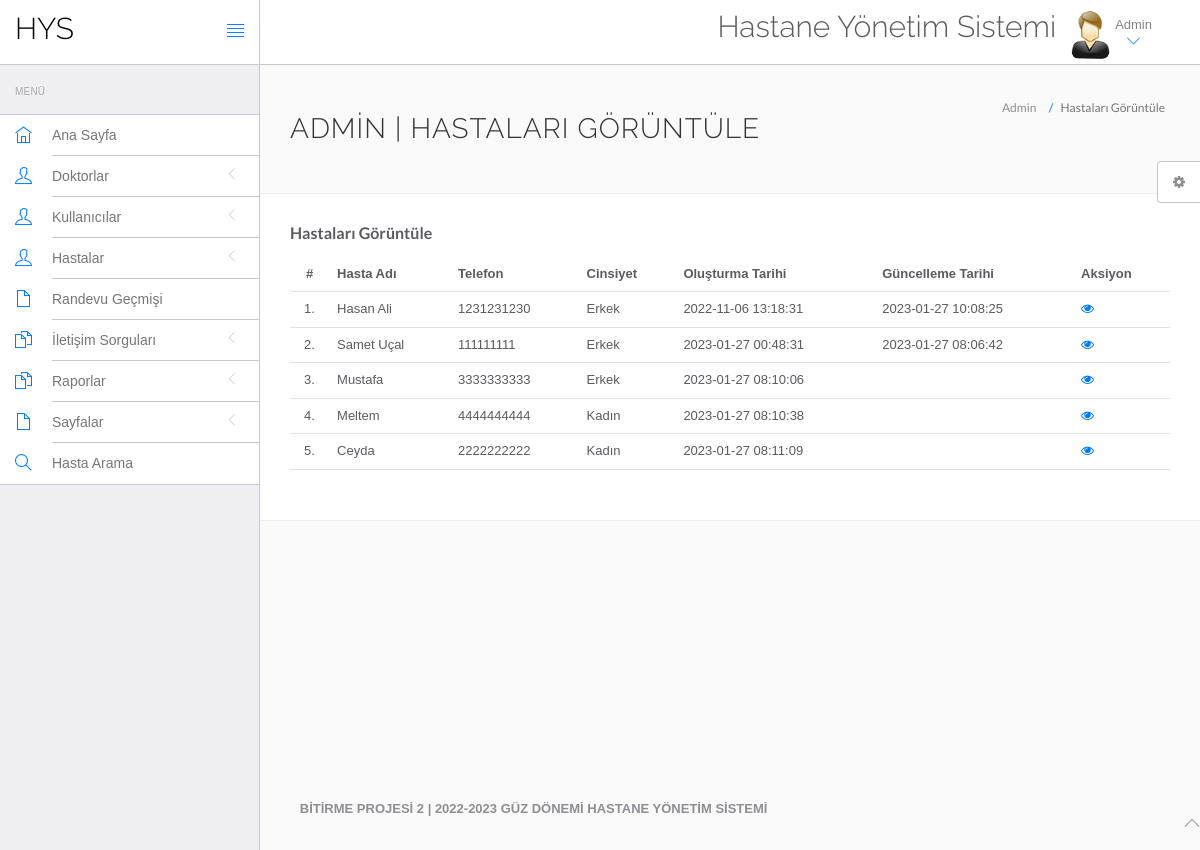
/hms/admin/manage-patient.php (signed in), run on the app's committed database.
### tables this page shows
CREATE TABLE `tblpatient` (
  `ID` int(10) NOT NULL,
  `Docid` int(10) DEFAULT NULL,
  `PatientName` varchar(200) DEFAULT NULL,
  `PatientContno` bigint(10) DEFAULT NULL,
  `PatientEmail` varchar(200) DEFAULT NULL,
  `PatientGender` varchar(50) DEFAULT NULL,
  `PatientAdd` mediumtext,
  `PatientAge` int(10) DEFAULT NULL,
  `PatientMedhis` mediumtext,
  `CreationDate` timestamp NULL DEFAULT CURRENT_TIMESTAMP,
  `UpdationDate` timestamp NULL DEFAULT NULL ON UPDATE CURRENT_TIMESTAMP
);

### hms/admin/manage-patient.php (the view, shortened to what this page needs)
<?php
include('include/config.php');
if(strlen($_SESSION['id']==0)) {
 header('location:logout.php');
  } else{
?>
<!DOCTYPE html>
<html lang="tr">
	<head>
		<link rel="stylesheet" href="vendor/bootstrap/css/bootstrap.min.css">
		<link rel="stylesheet" href="vendor/fontawesome/css/font-awesome.min.css">
		<link rel="stylesheet" href="vendor/themify-icons/themify-icons.min.css">
		<link href="vendor/animate.css/animate.min.css" rel="stylesheet" media="screen">
		<link href="vendor/perfect-scrollbar/perfect-scrollbar.min.css" rel="stylesheet" media="screen">
		<link href="vendor/switchery/switchery.min.css" rel="stylesheet" media="screen">
		<link href="vendor/bootstrap-touchspin/jquery.bootstrap-touchspin.min.css" rel="stylesheet" media="screen">
		<link href="vendor/select2/select2.min.css" rel="stylesheet" media="screen">
		<link href="vendor/bootstrap-datepicker/bootstrap-datepicker3.standalone.min.css" rel="stylesheet" media="screen">
		<link href="vendor/bootstrap-timepicker/bootstrap-timepicker.min.css" rel="stylesheet" media="screen">
		<link rel="stylesheet" href="assets/css/styles.css">
		<link rel="stylesheet" href="assets/css/plugins.css">
		<link rel="stylesheet" href="assets/css/themes/theme-1.css" id="skin_color" />
	</head>
	<body>
		<div id="app">
<?php include('include/sidebar.php');?>
<div class="app-content">
<?php include('include/header.php');?>
<div class="main-content" >
<div class="wrap-content container" id="container">
<section id="page-title">
<div class="row">
<div class="col-sm-8">
<h1 class="mainTitle">Admin | Hastaları Görüntüle</h1>
</div>
<ol class="breadcrumb">
<li>
<span>Admin</span>
</li>
<li class="active">
<span>Hastaları Görüntüle</span>
</li>
</ol>
</div>
</section>
<div class="container-fluid container-fullw bg-white">
<div class="row">
<div class="col-md-12">
<h5 class="over-title margin-bottom-15"> <span class="text-bold">Hastaları Görüntüle</span></h5>
<table class="table table-hover" id="sample-table-1">
<thead>
<tr>
<th class="center">#</th>
<th>Hasta Adı</th>
<th>Telefon</th>
<th>Cinsiyet </th>
<th>Oluşturma Tarihi </th>
<th>Güncelleme Tarihi </th>
<th>Aksiyon</th>
</tr>
</thead>
<tbody>
<?php
$sql=mysqli_query($con,"select * from tblpatient");
$cnt=1;
while($row=mysqli_fetch_array($sql))
{
?>
<tr>
<td class="center"><?php echo $cnt;?>.</td>
<td class="hidden-xs"><?php echo $row['PatientName'];?></td>
<td><?php echo $row['PatientContno'];?></td>
<td><?php echo $row['PatientGender'];?></td>
<td><?php echo $row['CreationDate'];?></td>
<td><?php echo $row['UpdationDate'];?>
</td>
<td>
<a href="view-patient.php?viewid=<?php echo $row['ID'];?>"><i class="fa fa-eye"></i></a>
</td>
</tr>
<?php
$cnt=$cnt+1;
 }?></tbody>
</table>
</div>
</div>
</div>
</div>
</div>
</div>
</div>
	<?php include('include/footer.php');?>
	<?php include('include/setting.php');?>
	</body>
</html>
<?php } ?>

### hms/admin/assets/css/themes/theme-1.css (style rules this page uses)
body { background: #FAFAFA; }

### data on the page
tblpatient: PatientName "Hasan Ali", PatientContno "1231231230", PatientGender "Erkek", CreationDate "2022-11-06 13:18:31", UpdationDate "2023-01-27 10:08:25"
tblpatient: PatientName "Samet Uçal", PatientContno "111111111", PatientGender "Erkek", CreationDate "2023-01-27 00:48:31", UpdationDate "2023-01-27 08:06:42"
tblpatient: PatientName "Mustafa", PatientContno "3333333333", PatientGender "Erkek", CreationDate "2023-01-27 08:10:06"
tblpatient: PatientName "Meltem", PatientContno "4444444444", PatientGender "Kadın", CreationDate "2023-01-27 08:10:38"
tblpatient: PatientName "Ceyda", PatientContno "2222222222", PatientGender "Kadın", CreationDate "2023-01-27 08:11:09"
